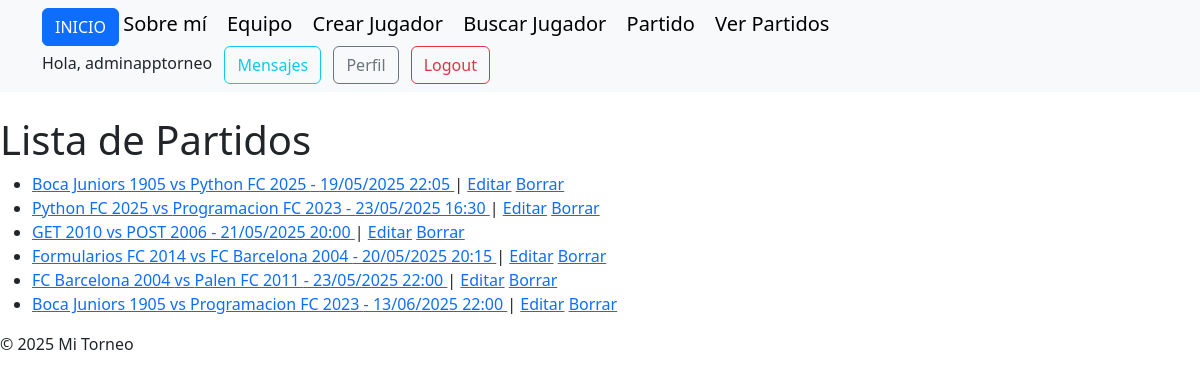
The page /lista_partidos/ (signed in) on the database its author committed.
### apptorneo/models.py (models this page shows, shortened)
class Partido(models.Model):
    local= models.ForeignKey(Equipo, on_delete=models.CASCADE, related_name='partidos_local')
    visitante= models.ForeignKey(Equipo, on_delete=models.CASCADE, related_name='partidos_visitante')
    fecha= models.DateTimeField()
    goles_local= models.IntegerField()
    goles_visitante= models.IntegerField()
    imagen = models.ImageField(upload_to='partidos', null=True, blank=True)

class Equipo(models.Model):
    nombre= models.CharField(max_length=30)
    año_fundacion= models.IntegerField()
    def __str__(self):
            return f"{self.nombre} {self.año_fundacion}"

### apptorneo/views.py (the view)
# urls.py: path('lista_partidos/', PartidoListView.as_view(), name='lista_partidos'),
class PartidoListView(ListView):
    model = Partido
    context_object_name = 'partidos'

### apptorneo/templates/apptorneo/partido_list.html (shortened to what this page needs)
{% extends 'apptorneo/base.html' %}
{% block content %}
   <h1>Lista de Partidos</h1>
  {% if partidos %}
    <ul>
      {% for partido in partidos %}
        <li>
            <a href="{% url 'detalle_partido' partido.pk %}">
                {{ partido.local }} vs {{ partido.visitante }} - {{ partido.fecha|date:"d/m/Y H:i" }}
            </a> |
            <a href="{% url 'editar_partido' partido.pk %}">Editar</a>
            <a href="{% url 'borrar_partido' partido.pk %}">Borrar</a>
        </li>
      {% endfor %}
    </ul>
  {% else %}
    <p>No hay partidos todavía.</p>
  {% endif %}
{% endblock %}

### apptorneo/templates/apptorneo/base.html (shortened to what this page needs)
{% load static %}
<!DOCTYPE html>
<html lang="en">
    <head>
        <link href="https://cdn.jsdelivr.net/npm/bootstrap@5.3.0/dist/css/bootstrap.min.css" rel="stylesheet">
    </head>
    <body>
        <header>
            <nav class="navbar navbar-light bg-light static-top">
                <div class="container d-flex justify-content-between align-items-center">
                <div>
                    <a class="btn btn-primary" href="{% url 'inicio' %}">INICIO</a>
                    <a class="navbar-brand" href="{% url 'about' %}">Sobre mí</a>
                    <a class="navbar-brand" href="{% url 'crear_equipo' %}">Equipo</a>
                    <a class="navbar-brand" href="{% url 'crear_jugador' %}">Crear Jugador</a>
                    <a class="navbar-brand" href="{% url 'buscar_jugador' %}">Buscar Jugador</a>
                    <a class="navbar-brand" href="{% url 'crear_partido' %}">Partido</a>
                    <a class="navbar-brand" href="{% url 'lista_partidos' %}">Ver Partidos</a>
                </div>
                <div>
                    {% if user.is_authenticated %}
                        <span class="me-2">Hola, {{ user.username }}</span>
                        <a class="btn btn-outline-info me-2" href="{% url 'bandeja_entrada' %}">Mensajes</a>
                        <a class="btn btn-outline-secondary me-2" href="{% url 'perfil' %}">Perfil</a>
                        <form method="post" action="{% url 'logout' %}" style="display:inline;">
                            <button type="submit" class="btn btn-outline-danger">Logout</button>
                        </form>
                    {% else %}
                        <a class="btn btn-outline-primary me-2" href="{% url 'login' %}">Login</a>
                        <a class="btn btn-outline-success" href="{% url 'register' %}">Registrarse</a>
                    {% endif %}
                </div>
                </div>
            </nav>
        </header>
        <main>
            {% block content %}{% endblock %}
        </main>
        <footer>
            <p>&copy; 2025 Mi Torneo</p>
        </footer>
    </body>
    </html>

### rows shown on the page
Partido: local "Boca Juniors 1905", visitante "Python FC 2025", fecha "19/05/2025 22:05"
Partido: local "Python FC 2025", visitante "Programacion FC 2023", fecha "23/05/2025 16:30"
Partido: local "GET 2010", visitante "POST 2006", fecha "21/05/2025 20:00"
Partido: local "Formularios FC 2014", visitante "FC Barcelona 2004", fecha "20/05/2025 20:15"
Partido: local "FC Barcelona 2004", visitante "Palen FC 2011", fecha "23/05/2025 22:00"
Partido: local "Boca Juniors 1905", visitante "Programacion FC 2023", fecha "13/06/2025 22:00"

### other values the page prints
{{ user.username }} "adminapptorneo"
